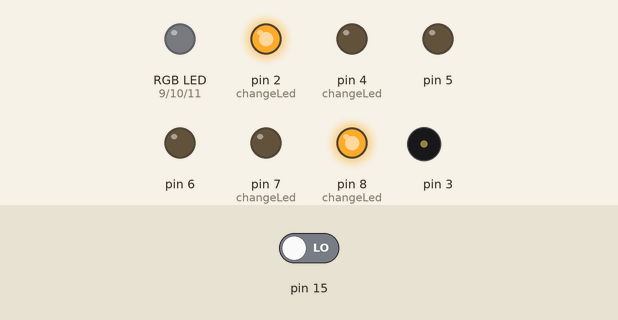
A sketch run on a simulated Arduino Uno, built with avr-gcc and run on an emulated ATmega328P. Parts: an RGB LED mixed from three pins (HIGH = lit), output pins drawn as LEDs (lit = HIGH), buzzer (waves = sounding). The test bench sets the inputs (shaded band); at power-on: pin 15 LOW.

Above: at 0.15 s.
At 1.25 s:
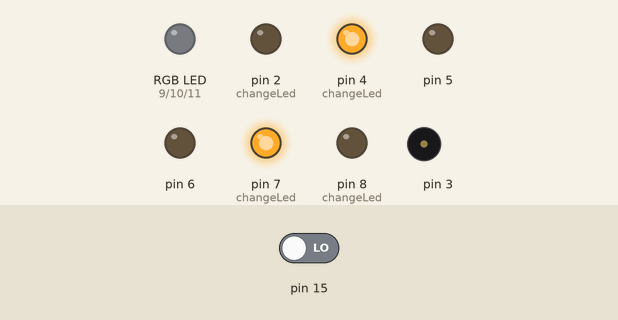
1.3 s: pin 15 driven HIGH
At 5.7 s:
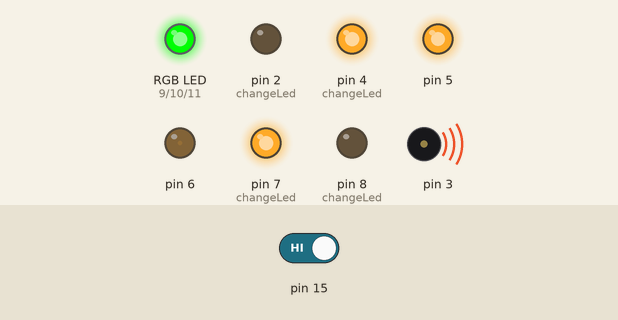
Timing chart, 0 to 10.3 s (numbered marks = the images above; inputs shaded):
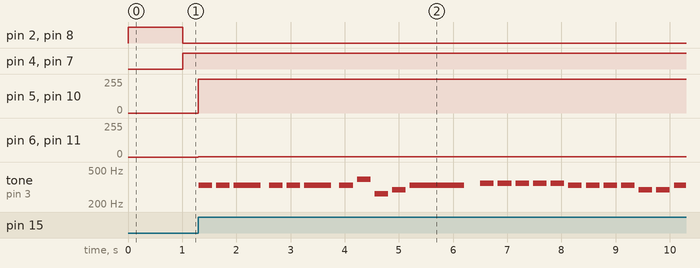

Measured:
- by itself, tone on pin 3: plays 330 Hz for 0.25 s, 330 Hz for 0.25 s, 330 Hz for 0.50 s, 330 Hz for 0.25 s, 330 Hz for 0.25 s, 330 Hz for 0.50 s … (23 notes in this stretch)

The sketch:

Xmastree1.ino
```cpp
/*
 * LED connected to pin 2, 4, 5, 6, 7 and 8
 * RGB LED connectoed to pin 9(red), 10(green) and 11 (blue)
 * Speaker or buzzer connected to pin 3
 * Push button connected to analog pin 1
 *
 * Flashes all the LEDs, and cycle color on RGB LED.
 * Plays Juingle bells when button is pushed
 */

#include "pitches.h"

const int redPin = 9;
const int greenPin = 10;
const int bluePin = 11;
unsigned int rgbColour[3];
int ticktime = 1000;
int currenttime;

int brightness = 0;
int fadeAmount = 1;

// notes in the melody:
int melody[] = {
  NOTE_E4, NOTE_E4, NOTE_E4, NOTE_E4, NOTE_E4, NOTE_E4, NOTE_E4, NOTE_G4, NOTE_C4, NOTE_D4, NOTE_E4,
  NOTE_F4, NOTE_F4, NOTE_F4, NOTE_F4, NOTE_F4, NOTE_E4, NOTE_E4, NOTE_E4, NOTE_E4, NOTE_D4, NOTE_D4, NOTE_E4, NOTE_D4, NOTE_G4,
  NOTE_E4, NOTE_E4, NOTE_E4, NOTE_E4, NOTE_E4, NOTE_E4, NOTE_E4, NOTE_G4, NOTE_C4, NOTE_D4, NOTE_E4,
  NOTE_F4, NOTE_F4, NOTE_F4, NOTE_F4, NOTE_F4, NOTE_E4, NOTE_E4, NOTE_E4, NOTE_G4, NOTE_G4, NOTE_F4, NOTE_D4, NOTE_C4
};

// note durations: 4 = quarter note, 8 = eighth note, etc.:
int noteDurations[] = {
  4, 4, 2, 4, 4, 2, 4, 4, 4, 4, 1,
  4, 4, 4, 4, 4, 4, 4, 4, 4, 4, 4, 4, 2, 2,
  4, 4, 2, 4, 4, 2, 4, 4, 4, 4, 1,
  4, 4, 4, 4, 4, 4, 4, 4, 4, 4, 4, 4, 1
};

void setup() {
  // Start off with the LED off.
  setColourRgb(0,0,0);
  // Start off with red.
  rgbColour[0] = 255;
  rgbColour[1] = 0;
  rgbColour[2] = 0;

  pinMode(2, OUTPUT);
  pinMode(4, OUTPUT);
  pinMode(7, OUTPUT);
  pinMode(8, OUTPUT);
  digitalWrite(2, HIGH);
  digitalWrite(4, LOW);
  digitalWrite(7, LOW);
  digitalWrite(8, HIGH);

  pinMode(5, OUTPUT);
  pinMode(6, OUTPUT);

  pinMode(3, OUTPUT);


}

void loop() {
  // Choose the colours to increment and decrement.
  for (int decColour = 0; decColour < 3; decColour += 1) {
    int incColour = decColour == 2 ? 0 : decColour + 1;

    // cross-fade the two colours.
    for(int i = 0; i < 255; i += 1) {
      rgbColour[decColour] -= 1;
      rgbColour[incColour] += 1;
      setColourRgb(rgbColour[0], rgbColour[1], rgbColour[2]);

      currenttime = currenttime +5;
      if (currenttime > ticktime){
        changeLed();
        currenttime = 0;
      }

      brightness = brightness + fadeAmount;
      analogWrite(5, brightness);
      analogWrite(6, 255 - brightness);

      if (brightness <= 0 || brightness >= 255) {
        fadeAmount = -fadeAmount;
      }
      delay(5);
      if (digitalRead(15) == HIGH){
        playSong();
      }
    }
  }
}

void setColourRgb(unsigned int red, unsigned int green, unsigned int blue) {
  analogWrite(redPin, red);
  analogWrite(greenPin, green);
  analogWrite(bluePin, blue);
}

void changeLed(){
  digitalWrite(2, !digitalRead(2));
  digitalWrite(4, !digitalRead(4));
  digitalWrite(7, !digitalRead(7));
  digitalWrite(8, !digitalRead(8));
}
void playSong(){
  // iterate over the notes of the melody:
  for (int thisNote = 0; thisNote < sizeof(melody)/sizeof(int); thisNote++) {

    // to calculate the note duration, take one second
    // divided by the note type.
    //e.g. quarter note = 1000 / 4, eighth note = 1000/8, etc.
    int noteDuration = 1000 / noteDurations[thisNote];
    tone(3, melody[thisNote], noteDuration);

    // to distinguish the notes, set a minimum time between them.
    // the note's duration + 30% seems to work well:
    int pauseBetweenNotes = noteDuration * 1.30;
    delay(pauseBetweenNotes);
    // stop the tone playing:
    noTone(3);
  }
}
```

pitches.h
```cpp
/*************************************************
 * Public Constants
 *************************************************/

#define NOTE_B0  31
#define NOTE_C1  33
#define NOTE_CS1 35
#define NOTE_D1  37
#define NOTE_DS1 39
#define NOTE_E1  41
#define NOTE_F1  44
#define NOTE_FS1 46
#define NOTE_G1  49
#define NOTE_GS1 52
#define NOTE_A1  55
#define NOTE_AS1 58
#define NOTE_B1  62
#define NOTE_C2  65
#define NOTE_CS2 69
#define NOTE_D2  73
#define NOTE_DS2 78
#define NOTE_E2  82
#define NOTE_F2  87
#define NOTE_FS2 93
#define NOTE_G2  98
#define NOTE_GS2 104
#define NOTE_A2  110
#define NOTE_AS2 117
#define NOTE_B2  123
#define NOTE_C3  131
#define NOTE_CS3 139
#define NOTE_D3  147
#define NOTE_DS3 156
#define NOTE_E3  165
#define NOTE_F3  175
#define NOTE_FS3 185
#define NOTE_G3  196
#define NOTE_GS3 208
#define NOTE_A3  220
#define NOTE_AS3 233
#define NOTE_B3  247
#define NOTE_C4  262
#define NOTE_CS4 277
#define NOTE_D4  294
#define NOTE_DS4 311
#define NOTE_E4  330
#define NOTE_F4  349
#define NOTE_FS4 370
#define NOTE_G4  392
#define NOTE_GS4 415
#define NOTE_A4  440
#define NOTE_AS4 466
#define NOTE_B4  494
#define NOTE_C5  523
#define NOTE_CS5 554
#define NOTE_D5  587
#define NOTE_DS5 622
#define NOTE_E5  659
#define NOTE_F5  698
#define NOTE_FS5 740
#define NOTE_G5  784
#define NOTE_GS5 831
#define NOTE_A5  880
#define NOTE_AS5 932
#define NOTE_B5  988
#define NOTE_C6  1047
#define NOTE_CS6 1109
#define NOTE_D6  1175
#define NOTE_DS6 1245
#define NOTE_E6  1319
#define NOTE_F6  1397
#define NOTE_FS6 1480
#define NOTE_G6  1568
#define NOTE_GS6 1661
#define NOTE_A6  1760
#define NOTE_AS6 1865
#define NOTE_B6  1976
#define NOTE_C7  2093
#define NOTE_CS7 2217
#define NOTE_D7  2349
#define NOTE_DS7 2489
#define NOTE_E7  2637
#define NOTE_F7  2794
#define NOTE_FS7 2960
#define NOTE_G7  3136
#define NOTE_GS7 3322
#define NOTE_A7  3520
#define NOTE_AS7 3729
#define NOTE_B7  3951
#define NOTE_C8  4186
#define NOTE_CS8 4435
#define NOTE_D8  4699
#define NOTE_DS8 4978
```
